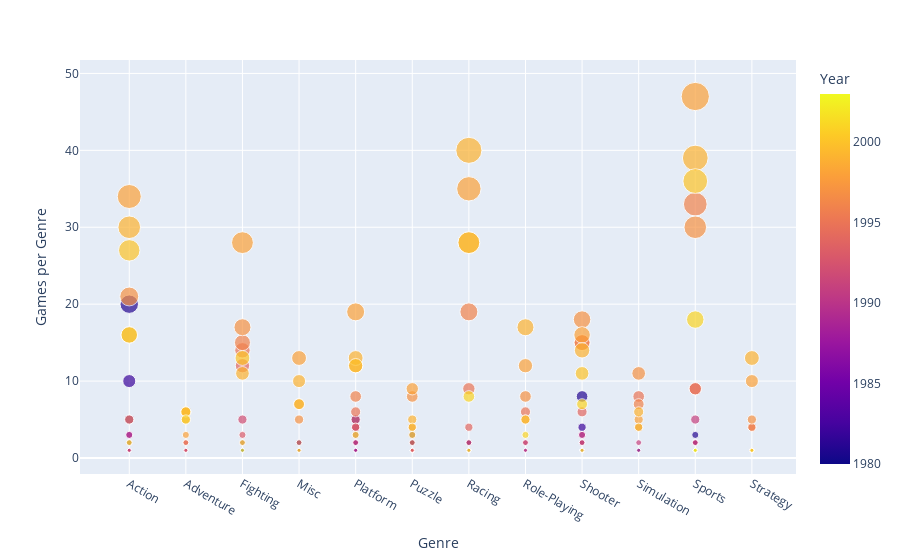

This figure's notebook cell:
### Code cell
fig = px.scatter(genre_by_year, x="Genre", y="Games per Genre",
                size="Games per Genre", color="Year")
fig.show()

### Figure 1 — Plotly figure (JSON) as saved in the notebook; plotly's stock layout.template omitted (floating-point values rounded to 4 significant figures; data arrays with more than 128 entries replaced by an {"elided": "..."} marker saying what was removed)
{"data": [{"hovertemplate": "Genre=%{x}<br>Games per Genre=%{marker.size}<br>Year=%{marker.color}<extra></extra>", "legendgroup": "", "marker": {"color": {"elided": "183 int values"}, "coloraxis": "coloraxis", "size": {"elided": "183 int values"}, "sizemode": "area", "sizeref": 0.1175, "symbol": "circle"}, "mode": "markers", "name": "", "orientation": "v", "showlegend": false, "type": "scatter", "x": {"elided": "183 str values"}, "xaxis": "x", "y": {"elided": "183 int values"}, "yaxis": "y"}], "layout": {"coloraxis": {"colorbar": {"title": {"text": "Year"}}, "colorscale": [[0, "#0d0887"], [0.1111, "#46039f"], [0.2222, "#7201a8"], [0.3333, "#9c179e"], [0.4444, "#bd3786"], [0.5556, "#d8576b"], [0.6667, "#ed7953"], [0.7778, "#fb9f3a"], [0.8889, "#fdca26"], [1, "#f0f921"]]}, "legend": {"itemsizing": "constant", "tracegroupgap": 0}, "margin": {"t": 60}, "xaxis": {"anchor": "y", "domain": [0, 1], "title": {"text": "Genre"}}, "yaxis": {"anchor": "x", "domain": [0, 1], "title": {"text": "Games per Genre"}}}}
